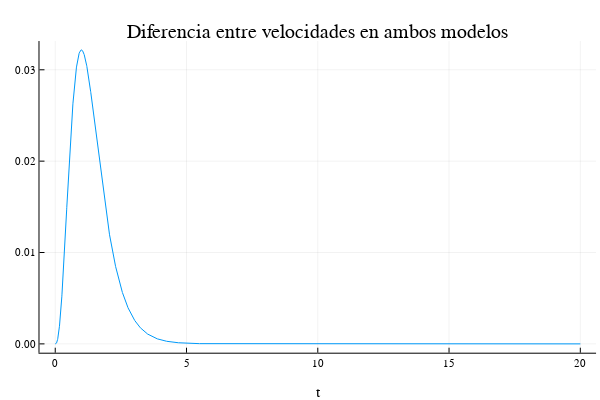

Notebook code for this chart:
### Markdown cell above
La evolución de la velocidad del modelo simplificado y la de la simulación numérica del modelo más realista no se distinguen a simple vista. En la figura que sigue representamos la gráfica de la diferencia de ambas velocidades con respecto del tiempo, donde se puede apreciar la diferencia de los resultados para ambos modelos.

### Code cell
plot(tt,vv-vs, title="Diferencia entre velocidades en ambos modelos", xlabel="t", label="")

### Figure 1 — Plotly figure (JSON) as saved in the notebook; plotly's stock layout.template omitted (floating-point values rounded to 4 significant figures; data arrays with more than 128 entries replaced by an {"elided": "..."} marker saying what was removed)
{"data": [{"colorbar": {"title": ""}, "hoverinfo": "text", "legendgroup": "", "line": {"color": "rgba(0, 154, 250, 1.000)", "dash": "solid", "shape": "linear", "width": 1}, "mode": "lines", "name": "", "showlegend": false, "text": {"elided": "4001 null values"}, "type": "scatter", "x": {"elided": "4001 float values"}, "xaxis": "x1", "y": {"elided": "4001 float values"}, "yaxis": "y1", "zmax": 0.1, "zmin": -0.1}], "layout": {"annotations": [{"font": {"color": "rgba(0, 0, 0, 1.000)", "family": "sans-serif", "size": 20}, "rotation": 0, "showarrow": false, "text": "Diferencia entre velocidades en ambos modelos", "x": 0.5296, "xanchor": "center", "xref": "paper", "y": 1, "yanchor": "top", "yref": "paper"}], "height": 400, "legend": {"bgcolor": "rgba(255, 255, 255, 1.000)", "bordercolor": "rgba(0, 0, 0, 1.000)", "font": {"color": "rgba(0, 0, 0, 1.000)", "family": "sans-serif", "size": 11}, "tracegroupgap": 0, "x": 1, "y": 1}, "margin": {"b": 20, "l": 0, "r": 0, "t": 20}, "paper_bgcolor": "rgba(255, 255, 255, 1.000)", "plot_bgcolor": "rgba(255, 255, 255, 1.000)", "showlegend": true, "width": 600, "xaxis": {"anchor": "y1", "domain": [0.06582, 0.9934], "gridcolor": "rgba(0, 0, 0, 0.100)", "gridwidth": 0.5, "linecolor": "rgba(0, 0, 0, 1.000)", "mirror": false, "range": [-0.6, 20.6], "showgrid": true, "showline": true, "showticklabels": true, "tickangle": 0, "tickcolor": "rgb(0, 0, 0)", "tickfont": {"color": "rgba(0, 0, 0, 1.000)", "family": "sans-serif", "size": 11}, "tickmode": "array", "ticks": "inside", "ticktext": ["0", "5", "10", "15", "20"], "tickvals": [0, 5, 10, 15, 20], "title": "t", "titlefont": {"color": "rgba(0, 0, 0, 1.000)", "family": "sans-serif", "size": 15}, "type": "-", "visible": true, "zeroline": false, "zerolinecolor": "rgba(0, 0, 0, 1.000)"}, "yaxis": {"anchor": "x1", "domain": [0.07581, 0.9415], "gridcolor": "rgba(0, 0, 0, 0.100)", "gridwidth": 0.5, "linecolor": "rgba(0, 0, 0, 1.000)", "mirror": false, "range": [-0.0009659, 0.03315], "showgrid": true, "showline": true, "showticklabels": true, "tickangle": 0, "tickcolor": "rgb(0, 0, 0)", "tickfont": {"color": "rgba(0, 0, 0, 1.000)", "family": "sans-serif", "size": 11}, "tickmode": "array", "ticks": "inside", "ticktext": ["0.00", "0.01", "0.02", "0.03"], "tickvals": [0, 0.01, 0.02, 0.03], "title": "", "titlefont": {"color": "rgba(0, 0, 0, 1.000)", "family": "sans-serif", "size": 15}, "type": "-", "visible": true, "zeroline": false, "zerolinecolor": "rgba(0, 0, 0, 1.000)"}}}
